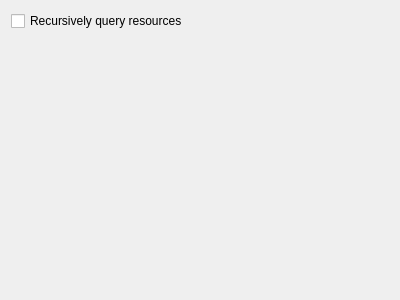
<?xml version="1.0" encoding="UTF-8"?>
<ui version="4.0">
 <class>ResourceBrowserSettingsPage</class>
 <widget class="QWidget" name="ResourceBrowserSettingsPage">
  <property name="geometry">
   <rect>
    <x>0</x>
    <y>0</y>
    <width>400</width>
    <height>300</height>
   </rect>
  </property>
  <layout class="QVBoxLayout" name="verticalLayout">
   <item>
    <widget class="QCheckBox" name="kcfg_recursiveQuery">
     <property name="text">
      <string>Recursively query resources</string>
     </property>
    </widget>
   </item>
   <item>
    <spacer name="verticalSpacer">
     <property name="orientation">
      <enum>Qt::Vertical</enum>
     </property>
     <property name="sizeHint" stdset="0">
      <size>
       <width>20</width>
       <height>264</height>
      </size>
     </property>
    </spacer>
   </item>
  </layout>
 </widget>
 <resources/>
 <connections/>
</ui>
